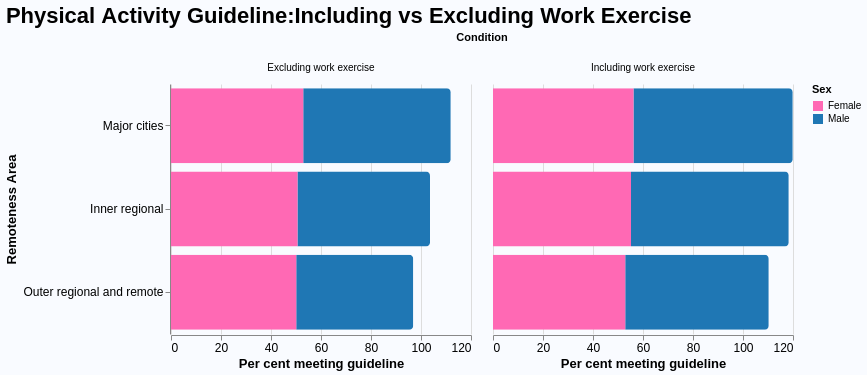

Source (Vega-Lite JSON):
### Vega-Lite specification from a JSON file in a GitHub repository (floating-point values rounded to 4 significant figures)
{"$schema": "https://vega.github.io/schema/vega-lite/v5.json", "description": "Comparison of meeting physical activity guidelines including vs excluding exercise at work.", "title": {"text": "Physical Activity Guideline:Including vs Excluding Work Exercise", "fontSize": 22, "anchor": "start"}, "height": 250, "data": {"values": [{"Condition": "Including work exercise", "Sex": "Male", "Area": "Major cities", "Met": 63.7}, {"Condition": "Including work exercise", "Sex": "Male", "Area": "Inner regional", "Met": 63.1}, {"Condition": "Including work exercise", "Sex": "Male", "Area": "Outer regional and remote", "Met": 57.4}, {"Condition": "Including work exercise", "Sex": "Female", "Area": "Major cities", "Met": 56.2}, {"Condition": "Including work exercise", "Sex": "Female", "Area": "Inner regional", "Met": 55.2}, {"Condition": "Including work exercise", "Sex": "Female", "Area": "Outer regional and remote", "Met": 52.9}, {"Condition": "Excluding work exercise", "Sex": "Male", "Area": "Major cities", "Met": 59.0}, {"Condition": "Excluding work exercise", "Sex": "Male", "Area": "Inner regional", "Met": 53.0}, {"Condition": "Excluding work exercise", "Sex": "Male", "Area": "Outer regional and remote", "Met": 46.8}, {"Condition": "Excluding work exercise", "Sex": "Female", "Area": "Major cities", "Met": 52.9}, {"Condition": "Excluding work exercise", "Sex": "Female", "Area": "Inner regional", "Met": 50.6}, {"Condition": "Excluding work exercise", "Sex": "Female", "Area": "Outer regional and remote", "Met": 50.1}]}, "mark": {"type": "bar", "cornerRadiusEnd": 4}, "encoding": {"y": {"field": "Area", "type": "ordinal", "sort": ["Major cities", "Inner regional", "Outer regional and remote"], "axis": {"title": "Remoteness Area"}}, "x": {"field": "Met", "type": "quantitative", "axis": {"title": "Per cent meeting guideline"}}, "color": {"field": "Sex", "type": "nominal", "scale": {"range": ["#ff69b4", "#1f77b4"]}, "legend": {"title": "Sex"}}, "column": {"field": "Condition", "type": "nominal", "spacing": 20, "header": {"title": "Condition"}}, "tooltip": [{"field": "Condition", "title": "Condition"}, {"field": "Sex", "title": "Sex"}, {"field": "Area", "title": "Remoteness area"}, {"field": "Met", "title": "Per cent"}]}, "config": {"facet": {"spacing": 30}, "background": "#f9fbff", "view": {"stroke": "transparent"}, "axis": {"labelFontSize": 12, "titleFontSize": 13}}}
